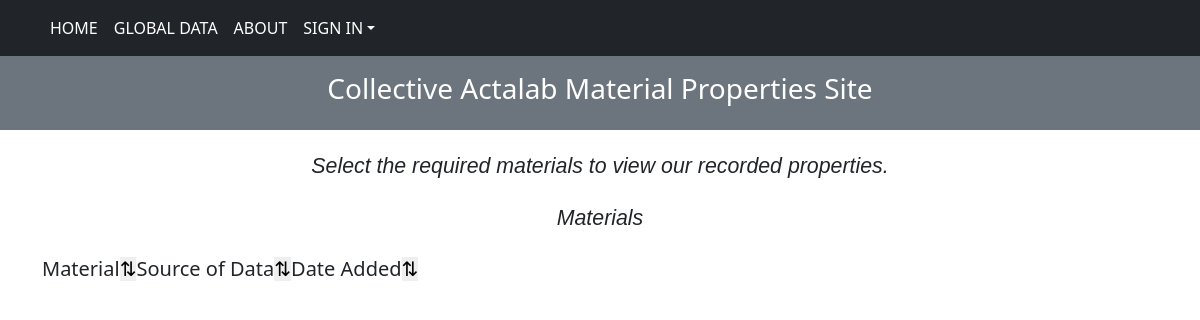
The app's page /materials_list/, older data.
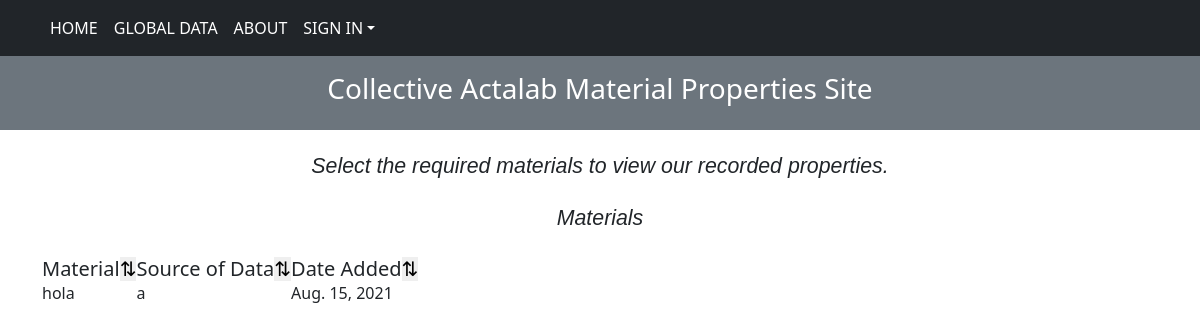
The same page, newer data.
### blog/models.py (models this page shows, shortened)
class MaterialList(models.Model):
    material = models.CharField(max_length=250)
    source_of_data = models.CharField("Source of Data", max_length=250)
    date_added = models.DateField("Material Created On (YYYY-MM-DD)")

### blog/views.py (the view)
# urls.py: path("materials_list/", MaterialsListView.as_view(),
class MaterialsListView(TemplateView):
    template_name = "materialslist.html"
    def get_context_data(self, **kwargs):
        context = super().get_context_data(**kwargs)
        context['material_list'] = MaterialList.objects.all()
        return context

### blog/templates/materialslist.html (shortened to what this page needs)
<!doctype html>
<html lang="en">
  <head>
    <link rel="stylesheet" href="https://stackpath.bootstrapcdn.com/bootstrap/4.3.1/css/bootstrap.min.css">
    <link rel="stylesheet" href="https://use.fontawesome.com/releases/v5.6.3/css/all.css">
    <link rel="stylesheet" href="https://unpkg.com/bootstrap-table@1.18.3/dist/bootstrap-table.min.css">
  </head>
  <body>
    {% include 'navbar.html' %}
    <div class="description_class">
      <h2 id="description"> Select the required materials to view our recorded properties.</h2>
    </div>
    <div class = "home_body_div container">
        <div class="table_heading">
          <p id="description" >Materials</p>
        </div>
    <table
    id="table"
    data-toggle="table"
    data-filter-control="true"
    data-show-search-clear-button="true"
    >
                      <thead class="thead-dark">
                    <tr id='tableHeader'>
                    <th  data-field="material" class="h5" data-sortable="true" data-filter-control="input" > Material <button id="sort_arrows" style=" border:none; float: right;"> <span> &#8645;</span> </button> </th>
                    <th  data-field="source-of-data" class="h5" data-sortable="true" data-filter-control="input">  Source of Data <button id="sort_arrows" style=" border:none; float: right;"> <span> &#8645;</span> </button> </th>
                    <th  data-field="data-added" class="h5" data-sortable="true" data-filter-control="select">  Date Added <button id="sort_arrows" style=" border:none; float: right;"> <span> &#8645;</span> </button> </th>
                    </tr>
                </thead>
      <tbody>
                {% for i in material_list %}
                <tr>
                  <td>{{i.material}}</td>
                  <td>{{i.source_of_data}}</td>
                  <td>{{i.date_added}}</td>
                </tr>
                  {% endfor %}
                </tbody>
    </table>
  </body>
</html>

### blog/templates/navbar.html (shortened to what this page needs)
<!DOCTYPE html>
<html>
<head>
  <link rel="stylesheet" href="https://maxcdn.bootstrapcdn.com/bootstrap/4.0.0/css/bootstrap.min.css">
    <link href="https://cdn.jsdelivr.net/npm/bootstrap@5.0.0/dist/css/bootstrap.min.css" rel="stylesheet" >
</head>
<body>
  <nav class="navbar navbar-b navbar-dark bg-dark navbar-expand-md " id="mainNav">
    <div class="container">
      <div class="navbar-collapse collapse justify-content-between" id="navbarDefault">
        <ul class="navbar-nav">
          <li class="nav-item active">
            <a class="nav-link" href="{% url 'blog:home' %}">HOME <span class="sr-only">(current)</span></a>
          </li>
          <li class="nav-item active">
            <a class="nav-link" href="{% url 'blog:upload-global-data' %}">GLOBAL DATA <span class="sr-only">(current)</span></a>
          </li>
          <li class="nav-item active">
            <a class="nav-link" href="{% url 'blog:about' %}"> ABOUT <span class="sr-only">(current)</span></a>
          </li>
          <li class="nav-item dropdown active" id = "LOGIN/LOGOUT">
            <a aria-expanded="false" aria-haspopup="true" class="nav-link dropdown-toggle"
            data-bs-toggle="dropdown" href="/" id="navbarDropdown" role="button">SIGN IN</a>
          </li>
          {% if request.user.customer %}
          <li class="nav-item active">
            <a class="nav-link" href="">Welcome {{request.user.username}}<span class="sr-only">(current)</span></a>
          </li>
          {% else %}
          <li class="nav-item active">
            <a class="nav-link" href=""><span class="sr-only">(current)</span></a>
          </li>
          {% endif %}
        </ul>
      </div>
    </div>
  </nav>
  <div class="p-3 mb-2 bg-secondary text-white">
    <h3 style="text-align: center;" class = "font-weight-normal"> Collective Actalab Material Properties Site </h3>
  </div>
</body>
</html>

### blog/templates/navbar.html (style rules this page uses)
* { margin: 0; padding: 0; }
.navbar { background-color: #cdebf2; font-family: "Segoe UI", Tahoma, Geneva, Verdana, sans-serif; }
#description { margin: 2%; font-family: Arial, Helvetica, sans-serif; font-weight: 100; font-size: 16pt; text-align: center; font-style: italic; }

Row changes from the older to the newer data that the page shows:
added MaterialList: material "hola", source_of_data "a", date_added "Aug. 15, 2021"
